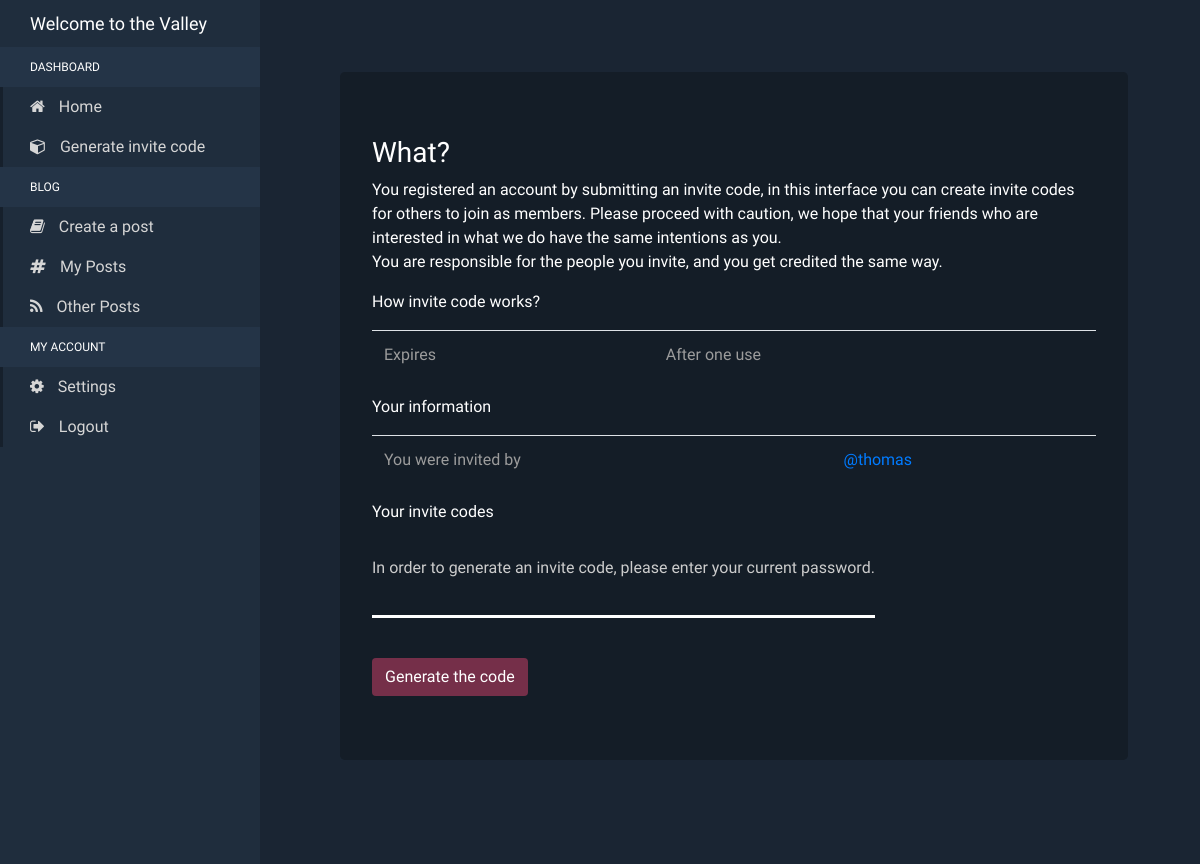
The app's page /generate-invite-code (signed in), older data.
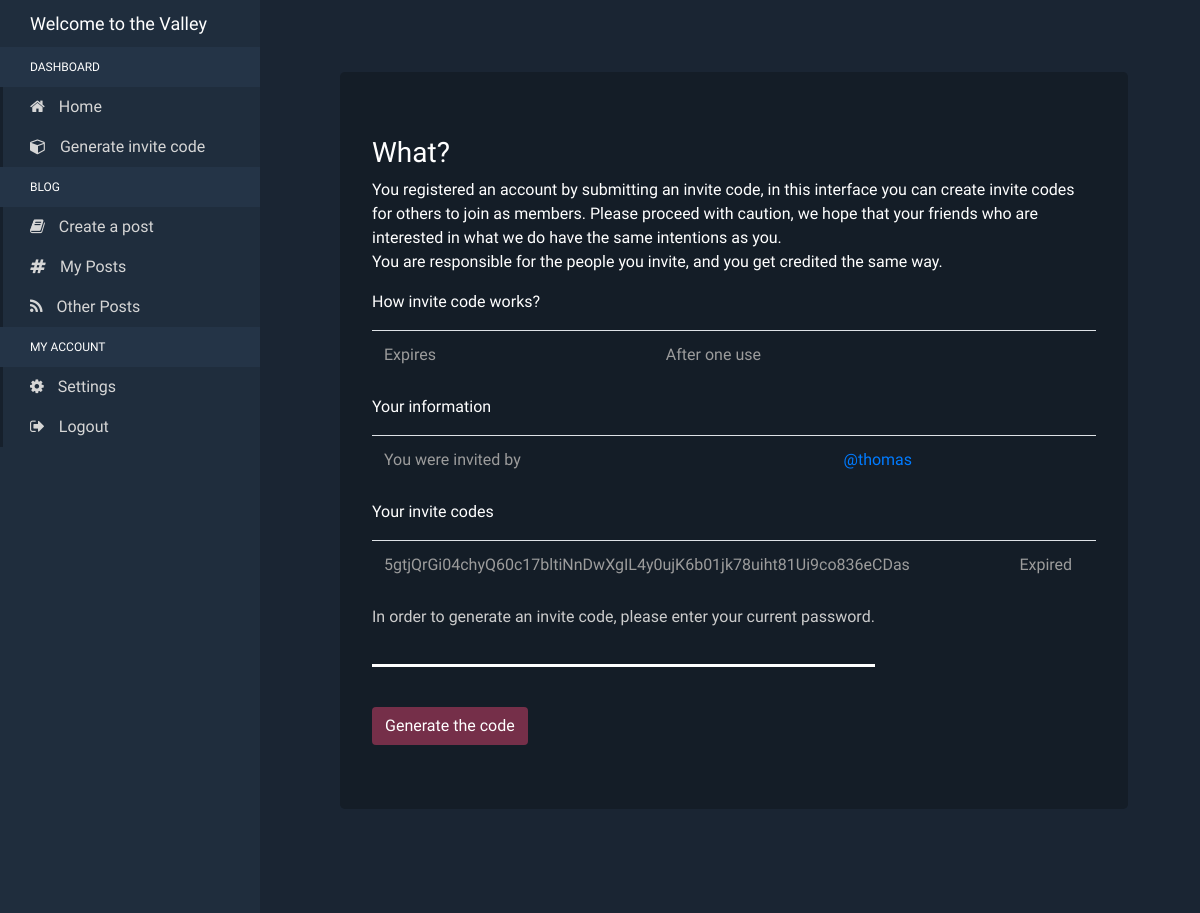
The same page, newer data.
### application/models.py (models this page shows)
class Invitations(db.Model, UserMixin):
    __tablename__ = 'invitation_codes'
    id = db.Column(db.Integer, primary_key=True)
    invitation_code = db.Column(db.String(64), unique=True)
    expired = db.Column(db.Boolean(), default=False)
    creation_date = db.Column(db.DateTime, default=datetime.utcnow)
    creator_id = db.Column(db.Integer, db.ForeignKey('users_db.id'))
    def __repr__(self):
        return f"{self.invitation_code}"

### application/views.py (the view, shortened to what this page needs)
@trv.route('/generate-invite-code', methods=['GET', 'POST'])
@login_required
def gen_invite():
    user_data = Users.query.filter_by(username=current_user.username).first()
    invitations = Invitations.query.all()
    used_tokens = Users.query.order_by(Users.invitation_code).first()
    print(used_tokens)
    token_status = ''
    if used_tokens in invitations:
        token_status += 'Expired'
    if not used_tokens in invitations:
        token_status += 'Not Used'
    return flask.render_template('./logged_in/gen_invite.html', all_codes=user_data.created_invitations, token_status=token_status)

### app.py (called while the page is built)
@trv.before_request
def before_request():
    flask.session.permanent = True
    trv.permanent_session_lifetime = timedelta(hours=6)      # if the member doesn't select remember me, we still kick them!

### application/models.py (called while the page is built)
@login.user_loader
def load_user(id):
    return Users.query.get(int(id))

    def __repr__(self):
        return f"<Member username {self.username}"

### templates/logged_in/gen_invite.html (shortened to what this page needs)
<!DOCTYPE html>
<html lang="en" dir="ltr">
  <head>
    <link rel="stylesheet" href="https://maxcdn.bootstrapcdn.com/bootstrap/4.5.0/css/bootstrap.min.css">
    <link href="https://maxcdn.bootstrapcdn.com/font-awesome/4.5.0/css/font-awesome.min.css" rel="stylesheet" />
    <link rel="stylesheet" href="{{ url_for('static', filename='/styles/logged_in/index.css') }}">
    <link rel="stylesheet" href="{{ url_for('static', filename='/styles/login.css') }}">
    <link rel="stylesheet" href="{{ url_for('static', filename='/styles/logged_in/settings.css') }}">
  </head>
  <body>
    <div class="sidebar-container">
      <div class="sidebar-logo">
        Welcome to the Valley
      </div>
    <ul class="sidebar-navigation">
      <li class="header">Dashboard</li>
      <li>
        <a href="{{ url_for('home') }}">
          <i class="fa fa-home" aria-hidden="true"></i> Home
        </a>
      </li>
      <li>
        <a href="{{ url_for('gen_invite') }}">
          <i class="fa fa-cube" aria-hidden="true"></i> Generate invite code
        </a>
      </li>
      <li class="header">Blog</li>
      <li>
        <a href="{{ url_for('create_post') }}">
          <i class="fa fa-book" aria-hidden="true"></i> Create a post
        </a>
      </li>
      <li>
        <a href="{{ url_for('currUsrPosts') }}">
          <i class="fa fa-hashtag" aria-hidden="true"></i> My Posts
        </a>
      </li>
      <li>
        <a href="{{ url_for('members_posts') }}">
          <i class="fa fa-feed" aria-hidden="true"></i> Other Posts
        </a>
      </li>
      <li class="header">My Account</li>
      <li>
        <a href="{{ url_for('user_settings') }}">
          <i class="fa fa-cog" aria-hidden="true"></i> Settings
        </a>
      </li>
      <li>
        <a href="{{ url_for('logout') }}">
          <i class="fa fa-sign-out" aria-hidden="true"></i> Logout
        </a>
      </li>
    </ul>
  </div>
    <div class="content-container">
        <div class="jumbotron">
          <h3>What?</h3>
          <p>You registered an account by submitting an invite code, in this interface you can create invite codes for others to join as members.
          Please proceed with caution, we hope that your friends who are interested in what we do have the same intentions as you.<br>
          You are responsible for the people you invite, and you get credited the same way.</p>
          <p>How invite code works?</p>
          <table class="table">
            <tbody>
              <tr>
                <td>Expires</td>
                <td>After one use</td>
              </tr>
            </tbody>
          </table>
          <p>Your information</p>
          <table class="table">
            <tbody>
              <tr>
                <td>You were invited by</td>
                <td><a href="#">@thomas</a></td>
              </tr>
            </tbody>
          </table>
          <p>Your invite codes</p>
          <table class="table">
            <tbody>
            {% for each in all_codes %}
            <tr>
                <td>{{ each }}</td>
                <td>{{ token_status }}</td>
              </tr>
            {% endfor %}
            </tbody>
          </table>
            <form action="{{ url_for('gen_invite') }}" method="post">
                <div class="form-group">
                  <label for="member_confirmation">In order to generate an invite code, please enter your current password.
                  <input type="password" class="form-control" required name="member_confirmation"></label>
                </div>
                <button type="submit" name="gen_button" class="btn btn-custom">Generate the code</button>
            </form>
        </div>
    </div>
  </body>
</html>

### static/styles/logged_in/index.css (style rules this page uses)
body { margin: 0; background-color: hsla(212, 33%, 15%, 1); }
a, .header { font-family: 'Electrolize'; }
.sidebar-container { position: fixed; width: 260px; height: 100%; left: 0; overflow-x: hidden; overflow-y: auto; background: hsla(212, 33%, 18%, 1); color: #fff; }
.content-container { padding: 6%; margin-left: 10%; padding-left: 220px; padding-top: 6%; padding-bottom: 4%; }
.jumbotron { background-color: hsla(212, 33%, 11.5%, 1); }
.sidebar-logo { padding: 10px 15px 10px 30px; font-size: 18px; background-color: hsla(212, 33%, 18%, 1); font-family: 'Aldrich' }
.sidebar-navigation { padding: 0; margin: 0; list-style-type: none; position: relative; }
.sidebar-navigation li { background-color: transparent; position: relative; display: inline-block; width: 100%; line-height: 20px; }
.sidebar-navigation li a { padding: 10px 15px 10px 30px; display: block; color: hsla(0, 0%, 84%, 1); }
.sidebar-navigation li .fa { margin-right: 10px; }
.sidebar-navigation li::before { background-color: hsla(212, 33%, 13%, 1); position: absolute; content: ''; height: 100%; left: 0; top: 0; -webkit-transition: width 0.2s ease-in; transition: width 0.2s ease-in; width: 3px; z-index: -1; }
.sidebar-navigation .header { font-size: 12px; text-transform: uppercase; background-color: hsla(212, 33%, 21%, 1); padding: 10px 15px 10px 30px; }
.sidebar-navigation .header::before { background-color: transparent; }
.btn-custom { color: #fff; background-color: hsla(337, 43%, 32%, 1); margin-top: 16px; }

### static/styles/login.css (style rules this page uses)
input { color: #fff !important; }
.form-control { background-color: transparent; border: none; border-bottom-style: solid; border-radius: 0; box-shadow: none !important; }

### static/styles/logged_in/settings.css (style rules this page uses)
label, h4 { color: hsla(0, 0%, 80%, 1); }
.form-control, .content-container, .jumbotron { min-width: 30%; font-family: 'Quantico'; }
.form-control { width: 60%; min-width: 100%; }
.form-control { color: red; }

### templates/logged_in/gen_invite.html (style rules this page uses)
h3, p, td { color: #fff; }
td { color: hsla(0, 0%, 61%, 1); }

Row changes from the older to the newer data that the page shows:
added Invitations: invitation_code "5gtjQrGi04chyQ60c17bltiNnDwXgIL4y0ujK6b01jk78uiht81Ui9co836eCDas", token_status "Expired"
